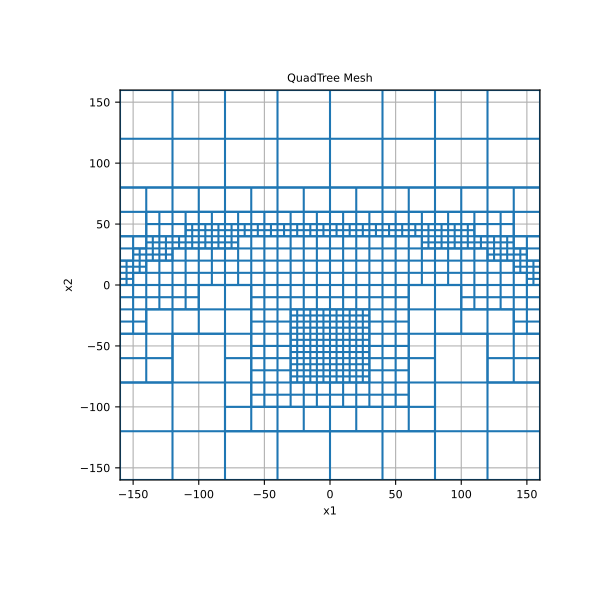

Recreate this plot in Python.
# Here we use the **refine_tree_xyz** function refine a tree mesh
# based on topography as well as a cluster of points.
#
from discretize import TreeMesh
from discretize.utils import mkvc, refine_tree_xyz
import matplotlib.pyplot as plt
import numpy as np
#
dx = 5  # minimum cell width (base mesh cell width) in x
dy = 5  # minimum cell width (base mesh cell width) in y
x_length = 300.0  # domain width in x
y_length = 300.0  # domain width in y
#
# Compute number of base mesh cells required in x and y
#
nbcx = 2 ** int(np.round(np.log(x_length / dx) / np.log(2.0)))
nbcy = 2 ** int(np.round(np.log(y_length / dy) / np.log(2.0)))
#
# Define the base mesh
#
hx = [(dx, nbcx)]
hy = [(dy, nbcy)]
mesh = TreeMesh([hx, hy], x0="CC")
#
# Refine surface topography
#
xx = mesh.vectorNx
yy = -3 * np.exp((xx ** 2) / 100 ** 2) + 50.0
pts = np.c_[mkvc(xx), mkvc(yy)]
mesh = refine_tree_xyz(
    mesh, pts, octree_levels=[2, 4], method="surface", finalize=False
)
#
# Refine mesh near points
#
xx = np.array([-10.0, 10.0, 10.0, -10.0])
yy = np.array([-40.0, -40.0, -60.0, -60.0])
pts = np.c_[mkvc(xx), mkvc(yy)]
mesh = refine_tree_xyz(
    mesh, pts, octree_levels=[4, 2], method="radial", finalize=True
)
#
# Plot the mesh
#
fig = plt.figure(figsize=(6, 6))
ax = fig.add_subplot(111)
mesh.plotGrid(ax=ax)
ax.set_xbound(mesh.x0[0], mesh.x0[0] + np.sum(mesh.hx))
ax.set_ybound(mesh.x0[1], mesh.x0[1] + np.sum(mesh.hy))
ax.set_title("QuadTree Mesh")
plt.show()
